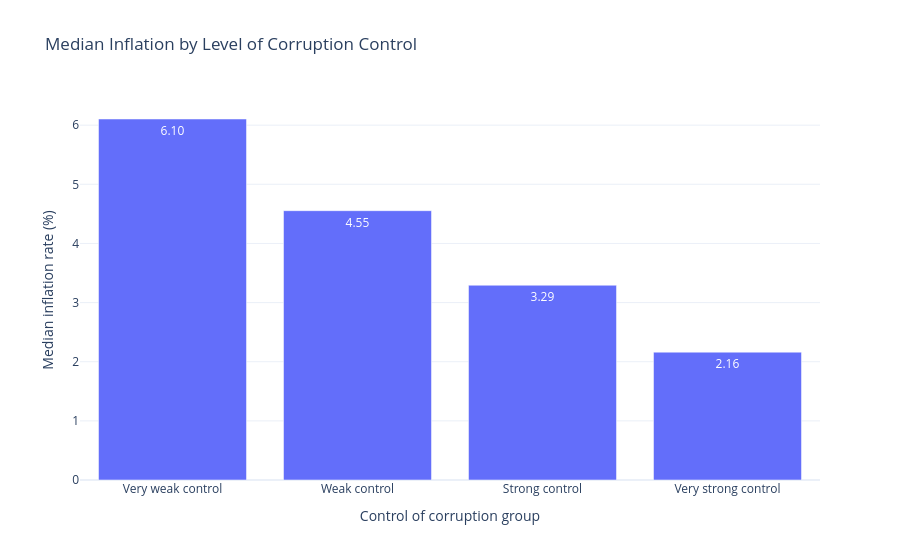

This figure's notebook cell:
### Code cell
fig = px.bar(
    control_summary,
    x="corruption_control_group",
    y="median_inflation",
    text_auto=".2f",
    category_orders={
        "corruption_control_group": control_order
    },
    title="Median Inflation by Level of Corruption Control",
    labels={
        "corruption_control_group": "Control of corruption group",
        "median_inflation": "Median inflation rate (%)"
    }
)

fig.update_layout(showlegend=False)

fig.show()

### Figure 1 — Plotly figure (JSON) as saved in the notebook; plotly's stock layout.template omitted (floating-point values rounded to 4 significant figures)
{"data": [{"hovertemplate": "Control of corruption group=%{x}<br>Median inflation rate (%)=%{y}<extra></extra>", "legendgroup": "", "marker": {"color": "#636efa", "pattern": {"shape": ""}}, "name": "", "orientation": "v", "showlegend": false, "textposition": "auto", "texttemplate": "%{y:.2f}", "type": "bar", "x": ["Very weak control", "Weak control", "Strong control", "Very strong control"], "xaxis": "x", "y": [6.104, 4.554, 3.294, 2.162], "yaxis": "y"}], "layout": {"barmode": "relative", "legend": {"tracegroupgap": 0}, "showlegend": false, "title": {"text": "Median Inflation by Level of Corruption Control"}, "xaxis": {"anchor": "y", "categoryarray": ["Very weak control", "Weak control", "Strong control", "Very strong control"], "categoryorder": "array", "domain": [0, 1], "title": {"text": "Control of corruption group"}}, "yaxis": {"anchor": "x", "domain": [0, 1], "title": {"text": "Median inflation rate (%)"}}}}
